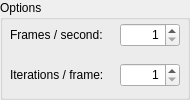
                                        <widget class="QGroupBox" name="GroupBox_Options">
                                            <property name="geometry">
                                                <rect>
                                                    <x>780</x>
                                                    <y>375</y>
                                                    <width>190</width>
                                                    <height>100</height>
                                                </rect>
                                            </property>
                                            <property name="minimumSize">
                                                <size>
                                                    <width>190</width>
                                                    <height>100</height>
                                                </size>
                                            </property>
                                            <property name="maximumSize">
                                                <size>
                                                    <width>190</width>
                                                    <height>100</height>
                                                </size>
                                            </property>
                                            <property name="title">
                                                <string>Options</string>
                                            </property>
                                            <widget class="QLabel" name="Label_FPS">
                                                <property name="geometry">
                                                    <rect>
                                                        <x>10</x>
                                                        <y>20</y>
                                                        <width>110</width>
                                                        <height>30</height>
                                                    </rect>
                                                </property>
                                                <property name="minimumSize">
                                                    <size>
                                                        <width>110</width>
                                                        <height>30</height>
                                                    </size>
                                                </property>
                                                <property name="maximumSize">
                                                    <size>
                                                        <width>110</width>
                                                        <height>30</height>
                                                    </size>
                                                </property>
                                                <property name="text">
                                                    <string>Frames / second:</string>
                                                </property>
                                            </widget>
                                            <widget class="QLabel" name="Label_IPF">
                                                <property name="geometry">
                                                    <rect>
                                                        <x>10</x>
                                                        <y>60</y>
                                                        <width>110</width>
                                                        <height>30</height>
                                                    </rect>
                                                </property>
                                                <property name="minimumSize">
                                                    <size>
                                                        <width>110</width>
                                                        <height>30</height>
                                                    </size>
                                                </property>
                                                <property name="maximumSize">
                                                    <size>
                                                        <width>110</width>
                                                        <height>30</height>
                                                    </size>
                                                </property>
                                                <property name="text">
                                                    <string>Iterations / frame:</string>
                                                </property>
                                            </widget>
                                            <widget class="QSpinBox" name="SpinBox_FPS">
                                                <property name="geometry">
                                                    <rect>
                                                        <x>120</x>
                                                        <y>23</y>
                                                        <width>60</width>
                                                        <height>24</height>
                                                    </rect>
                                                </property>
                                                <property name="minimumSize">
                                                    <size>
                                                        <width>60</width>
                                                        <height>24</height>
                                                    </size>
                                                </property>
                                                <property name="maximumSize">
                                                    <size>
                                                        <width>60</width>
                                                        <height>24</height>
                                                    </size>
                                                </property>
                                                <property name="alignment">
                                                    <set>Qt::AlignRight|Qt::AlignTrailing|Qt::AlignVCenter</set>
                                                </property>
                                                <property name="minimum">
                                                    <number>1</number>
                                                </property>
                                                <property name="maximum">
                                                    <number>30</number>
                                                </property>
                                            </widget>
                                            <widget class="QSpinBox" name="SpinBox_IPF">
                                                <property name="geometry">
                                                    <rect>
                                                        <x>120</x>
                                                        <y>63</y>
                                                        <width>60</width>
                                                        <height>24</height>
                                                    </rect>
                                                </property>
                                                <property name="minimumSize">
                                                    <size>
                                                        <width>60</width>
                                                        <height>24</height>
                                                    </size>
                                                </property>
                                                <property name="maximumSize">
                                                    <size>
                                                        <width>60</width>
                                                        <height>24</height>
                                                    </size>
                                                </property>
                                                <property name="alignment">
                                                    <set>Qt::AlignRight|Qt::AlignTrailing|Qt::AlignVCenter</set>
                                                </property>
                                                <property name="minimum">
                                                    <number>1</number>
                                                </property>
                                                <property name="maximum">
                                                    <number>50</number>
                                                </property>
                                            </widget>
                                        </widget>
